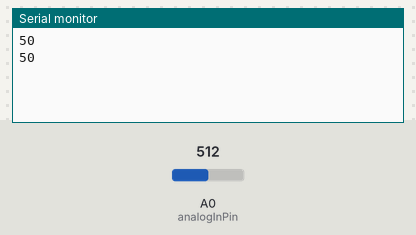
Recording of a sketch running on a simulated Arduino Uno, built with avr-gcc and run on an emulated ATmega328P. Parts: the last lines printed to the serial monitor. Inputs (shaded band) come from the test bench; at power-on: A0 (analogInPin) = 512.

Above: at 1.8 s.
1.9 s: A0 (analogInPin) set to 716
At 2.8 s:
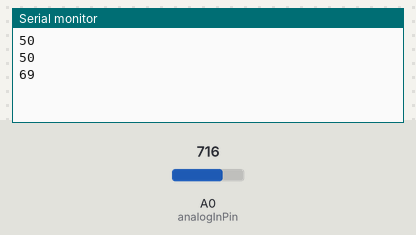
3.4 s: A0 (analogInPin) set to 900
At 4.8 s:
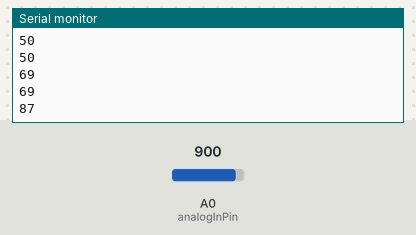
Timing chart, 0 to 6.4 s (numbered marks = the images above; inputs shaded):
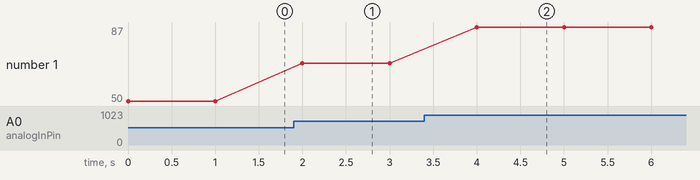

The sketch:

liquid_level_detector.ino
```cpp
const int analogInPin = A0;
long sensorValue = 0;

void setup() {
 Serial.begin(9600);
}

void loop() {
 long sensorValue = analogRead(analogInPin);
 // Serial.print("WaterLevel = " );
 Serial.println((sensorValue*100)/1024);
 // Serial.println((sensorValue/1024)*100);
 // Serial.println(sensorValue);
 //Serial.println("");
 delay(1000);
}
```

Measured:
- after the input at 1.9 s, the serial monitor: prints a new line after 0.10 s (image 1)
- after the input at 3.4 s, the serial monitor: prints a new line after 0.60 s (image 2)
- plotted number 1: 50 → 69 after the input at 1.9 s, 69 → 87 after the input at 3.4 s
